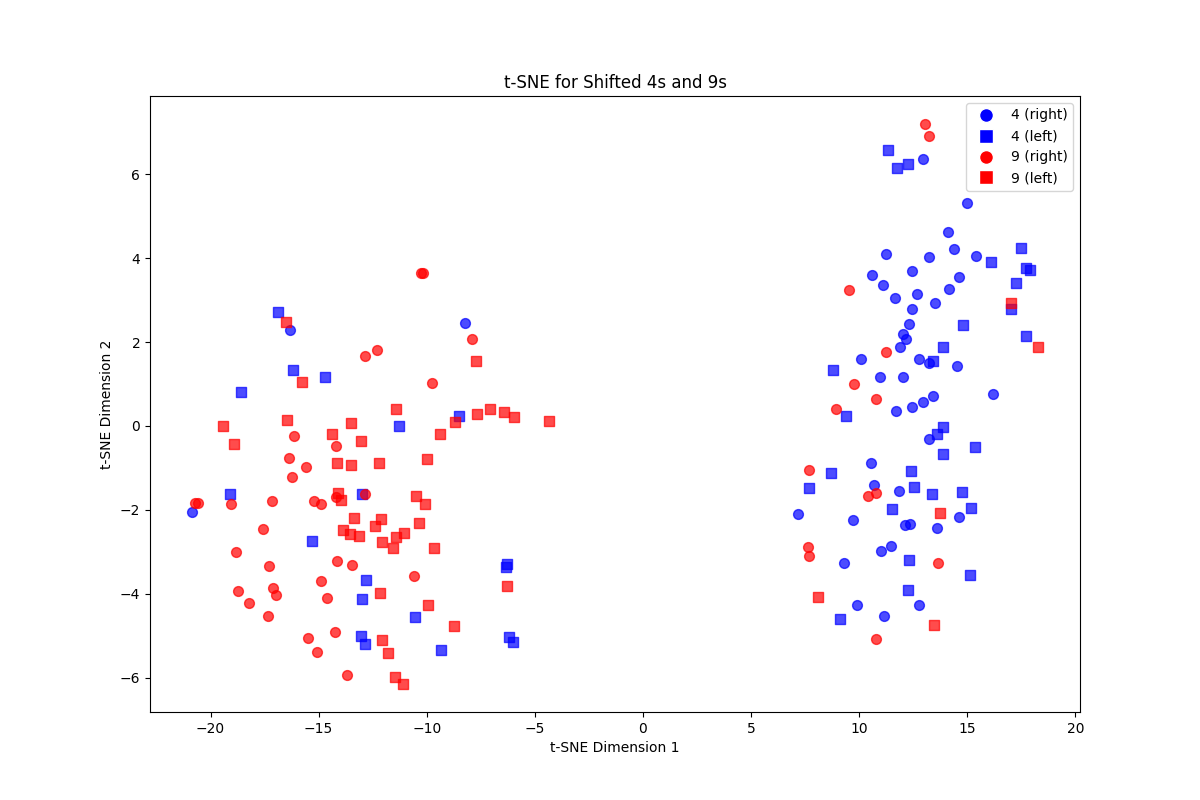

Generate this figure with Python:
import torch
import numpy as np
import tensorflow as tf
import torch.nn as nn
import torch.optim as optim
import matplotlib.pyplot as plt
from sklearn.manifold import TSNE
from torch.utils.data import DataLoader, Dataset
import torchvision.transforms as transforms
from PIL import Image
import matplotlib.colors as mcolors

device = torch.device("cuda" if torch.cuda.is_available() else "cpu")
print(f"CUDA available: {torch.cuda.is_available()}")

# Load MNIST dataset
(x_train, y_train), (x_test, y_test) = tf.keras.datasets.mnist.load_data()

# Filter for 4s and 9s
x_train_4 = x_train[(y_train == 4)]
y_train_4 = y_train[(y_train == 4)]
x_train_9 = x_train[(y_train == 9)]
y_train_9 = y_train[(y_train == 9)]

x_test_4 = x_test[(y_test == 4)]
y_test_4 = y_test[(y_test == 4)]
x_test_9 = x_test[(y_test == 9)]
y_test_9 = y_test[(y_test == 9)]

x_train = np.concatenate([x_train_4, x_train_9], axis=0)
y_train = np.concatenate([y_train_4, y_train_9], axis=0)
x_test = np.concatenate([x_test_4, x_test_9], axis=0)
y_test = np.concatenate([y_test_4, y_test_9], axis=0)

x_train = x_train.astype('float32') / 255.0
x_test = x_test.astype('float32') / 255.0

x_train = np.expand_dims(x_train, axis=1)
x_test = np.expand_dims(x_test, axis=1)

num_to_word = {
    4: 'four',
    9: 'nine'
}
text_labels_train = [f"{num_to_word[i]}" for i in y_train]
text_labels_test = [f"{num_to_word[i]}" for i in y_test]

class MNISTDataset(Dataset):
    def __init__(self, images, labels, text_labels, transform=None):
        self.images = torch.tensor(images, dtype=torch.float32)
        self.labels = torch.tensor(labels, dtype=torch.long)
        self.text_labels = text_labels
        self.transform = transform

    def __len__(self):
        return len(self.labels)

    def __getitem__(self, idx):
        image = self.images[idx]
        label = self.labels[idx]
        text_label = self.text_labels[idx]
        if self.transform:
            image = self.transform(image)
        return image, label, text_label

batch_size = 64
train_dataset = MNISTDataset(x_train, y_train, text_labels_train) 
test_dataset = MNISTDataset(x_test, y_test, text_labels_test)

train_loader = DataLoader(train_dataset, batch_size=batch_size, shuffle=True)
test_loader = DataLoader(test_dataset, batch_size=batch_size, shuffle=False)

chars = sorted(list(set("".join(text_labels_train))))
vocab_size = len(chars)

stoi = {ch: i for i, ch in enumerate(chars)}
itos = {i: ch for i, ch in enumerate(chars)}
encode = lambda s: [stoi[c] for c in s]
decode = lambda l: "".join([itos[i] for i in l])

class ImageEncoder(nn.Module):
    def __init__(self):
        super(ImageEncoder, self).__init__()
        self.conv = nn.Sequential(
            nn.Conv2d(1, 32, kernel_size=3, stride=1, padding=1),
            nn.ReLU(),
            nn.MaxPool2d(2),
            nn.Conv2d(32, 64, kernel_size=3, stride=1, padding=1),
            nn.ReLU(),
            nn.MaxPool2d(2),
        )
        self.fc = nn.Linear(64 * 7 * 7, 10)
        # self.dropout = nn.Dropout(0.05)

    def forward(self, x):
        x = self.conv(x)
        x = x.view(x.size(0), -1)  # Flatten
        x = self.fc(x)
        return nn.functional.normalize(x, dim=-1)

class TextEncoder(nn.Module):
    def __init__(self, vocab_size, embed_dim=128):
        super(TextEncoder, self).__init__()
        self.embedding = nn.Embedding(vocab_size, embed_dim)
        self.fc = nn.Sequential(
            nn.Linear(embed_dim, 64),
            nn.ReLU(),
            # nn.Dropout(0.05),
            nn.Linear(64, 10)
        )

    def forward(self, x):
        x = self.embedding(x)
        x = torch.mean(x, dim=1)  # Average embeddings if sequence length > 1
        x = self.fc(x)
        return nn.functional.normalize(x, dim=-1)

class CLIP(nn.Module):
    def __init__(self):
        super(CLIP, self).__init__()
        self.image_encoder = ImageEncoder()
        self.text_encoder = TextEncoder(vocab_size)

    def forward(self, image, text):
        image_emb = self.image_encoder(image)
        text_emb = self.text_encoder(text)
        return image_emb, text_emb

class ContrastiveLoss(nn.Module):
    def __init__(self, temperature=0.2):
        super(ContrastiveLoss, self).__init__()
        self.temperature = nn.Parameter(torch.tensor(temperature))

    def forward(self, image_emb, text_emb):
        logits = torch.matmul(image_emb, text_emb.T) / self.temperature
        labels = torch.arange(image_emb.size(0)).to(image_emb.device)
        return nn.CrossEntropyLoss()(logits, labels)

def calculate_accuracy(image_emb, text_emb):
    logits = torch.matmul(image_emb, text_emb.T)
    labels = torch.arange(image_emb.size(0)).to(image_emb.device)
    predictions = torch.argmax(logits, dim=1)
    accuracy = (predictions == labels).float().mean().item()
    return accuracy

clip_model = CLIP()
clip_model.to(device)

optimizer = optim.Adam(clip_model.parameters(), lr=0.001)
criterion = ContrastiveLoss()

epochs = 50
for epoch in range(epochs):
    clip_model.train()
    running_loss = 0.0
    running_acc = 0.0

    for images, labels, text_labels in train_loader:
        images = images.to(device)

        text_sequences = [torch.tensor(encode(label), dtype=torch.long) for label in text_labels]
        text_sequences = nn.utils.rnn.pad_sequence(text_sequences, batch_first=True).to(device)

        optimizer.zero_grad()

        # Forward pass
        image_emb, text_emb = clip_model(images, text_sequences)
        loss = criterion(image_emb, text_emb)
        running_loss += loss.item()

        # Backward pass and optimization
        loss.backward()
        optimizer.step()

        acc = calculate_accuracy(image_emb, text_emb)
        running_acc += acc
        
    if epoch%10==0:
        print(f"Epoch {epoch + 1}/{epochs}, Loss: {running_loss / len(train_loader):.4f}, Accuracy: {running_acc / len(train_loader):.4f}")

clip_model.eval()
test_loss = 0.0
test_acc = 0.0

with torch.no_grad():
    for images, labels, text_labels in test_loader:
        images = images.to(device)

        text_sequences = [torch.tensor(encode(label), dtype=torch.long) for label in text_labels]
        text_sequences = nn.utils.rnn.pad_sequence(text_sequences, batch_first=True).to(device)

        image_emb, text_emb = clip_model(images, text_sequences)
        loss = criterion(image_emb, text_emb)
        test_loss += loss.item()

        acc = calculate_accuracy(image_emb, text_emb)
        test_acc += acc

print(f"Test Loss: {test_loss / len(test_loader):.4f}, Test Accuracy: {test_acc / len(test_loader):.4f}")

def shift_image(image, shift_x):
    # Move the tensor to CPU before converting to NumPy
    image = image.cpu().squeeze().numpy() # Remove the batch and channel dimensions

    image = Image.fromarray((image * 255).astype(np.uint8()))

    width, height = image.size
    shifted_image = Image.new(image.mode, (width, height), color=0)

    for x in range(width):
        for y in range(height):
            new_x = (x + shift_x) % width  # Wrap around
            shifted_image.putpixel((new_x, y), image.getpixel((x, y)))

    shifted_image = np.array(shifted_image).astype(np.float32) / 255.0
    shifted_image = np.expand_dims(shifted_image, axis=0)  # Add batch dimension
    shifted_image = np.expand_dims(shifted_image, axis=1)  # Add channel dimension
    return torch.tensor(shifted_image, dtype=torch.float32)

def plot_tsne(embeddings, labels, title="t-SNE Plot"):
    tsne = TSNE(n_components=2, random_state=42)
    reduced_embeddings = tsne.fit_transform(embeddings)

    # Create dictionaries for colors and markers
    color_map = {'4': 'blue', '9': 'red'}
    marker_map = {'right': 'o', 'left': 's'}  # 'o' for circle (right), 's' for square (left)

    plt.figure(figsize=(12, 8))

    # Plot each point
    for i, label in enumerate(labels):
        digit, direction = label.split('_')
        color = color_map[digit]
        marker = marker_map[direction]
        plt.scatter(reduced_embeddings[i, 0], reduced_embeddings[i, 1], c=color, marker=marker, s=50, alpha=0.7)

    # Create custom legend
    legend_elements = [
        plt.Line2D([0], [0], marker='o', color='w', markerfacecolor='blue', markersize=10, label='4 (right)'),
        plt.Line2D([0], [0], marker='s', color='w', markerfacecolor='blue', markersize=10, label='4 (left)'),
        plt.Line2D([0], [0], marker='o', color='w', markerfacecolor='red', markersize=10, label='9 (right)'),
        plt.Line2D([0], [0], marker='s', color='w', markerfacecolor='red', markersize=10, label='9 (left)')
    ]
    plt.legend(handles=legend_elements, loc='best')

    plt.title(title)
    plt.xlabel("t-SNE Dimension 1")
    plt.ylabel("t-SNE Dimension 2")
    plt.savefig("trained-shift.png")
    plt.show()

# Prepare shifted images
clip_model.eval()
image_embeddings = []
labels = []

num_shifts = 50
shift_range = 5  # Shift by a few pixels

with torch.no_grad():
    # Process 4s
    for i in range(num_shifts):
        img = torch.tensor(x_test_4[i], dtype=torch.float32).unsqueeze(0).unsqueeze(0).to(device) # The dimensions must be expanded correctly

        # Shift right
        shifted_img_right = shift_image(img, shift_range).to(device)
        emb_right = clip_model.image_encoder(shifted_img_right)
        image_embeddings.append(emb_right.cpu().numpy().flatten())
        labels.append("4_right")  # Use string labels for clarity

        # Shift left
        shifted_img_left = shift_image(img, -shift_range).to(device)
        emb_left = clip_model.image_encoder(shifted_img_left)
        image_embeddings.append(emb_left.cpu().numpy().flatten())
        labels.append("4_left")

    # Process 9s
    for i in range(num_shifts):
        img = torch.tensor(x_test_9[i], dtype=torch.float32).unsqueeze(0).unsqueeze(0).to(device) # The dimensions must be expanded correctly

        # Shift right
        shifted_img_right = shift_image(img, shift_range).to(device)
        emb_right = clip_model.image_encoder(shifted_img_right)
        image_embeddings.append(emb_right.cpu().numpy().flatten())
        labels.append("9_right")

        # Shift left
        shifted_img_left = shift_image(img, -shift_range).to(device)
        emb_left = clip_model.image_encoder(shifted_img_left)
        image_embeddings.append(emb_left.cpu().numpy().flatten())
        labels.append("9_left")
image_embeddings = np.array(image_embeddings)
labels = np.array(labels)

plot_tsne(image_embeddings, labels, title="t-SNE for Shifted 4s and 9s")
